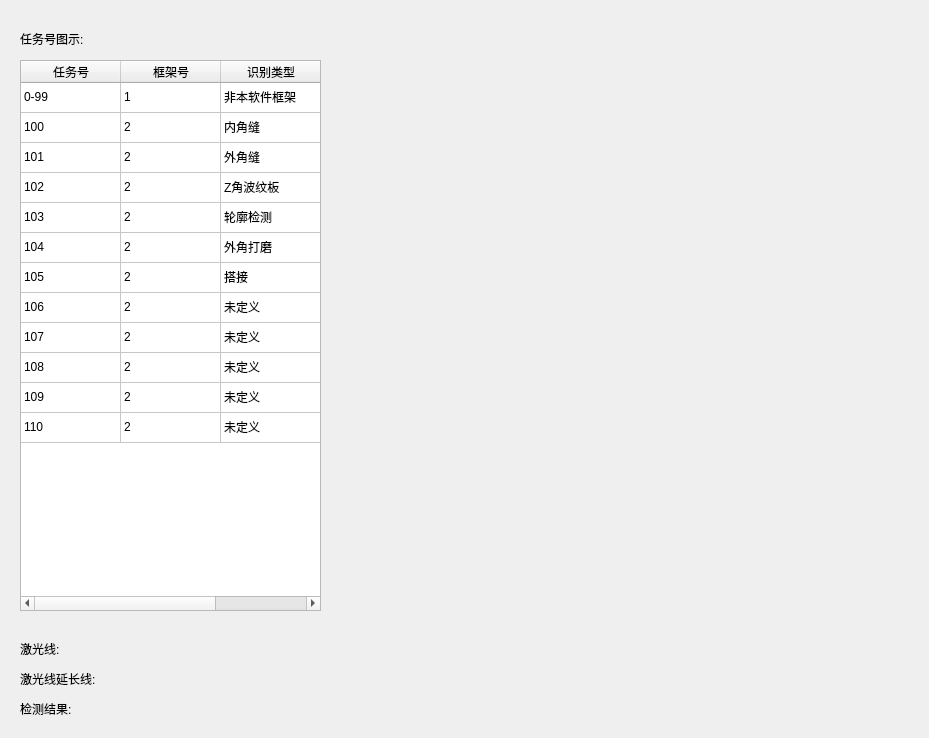
<?xml version="1.0" encoding="UTF-8"?>
<ui version="4.0">
 <class>showtasknumdlg</class>
 <widget class="QDialog" name="showtasknumdlg">
  <property name="geometry">
   <rect>
    <x>0</x>
    <y>0</y>
    <width>929</width>
    <height>738</height>
   </rect>
  </property>
  <property name="windowTitle">
   <string>Dialog</string>
  </property>
  <widget class="QLabel" name="label">
   <property name="geometry">
    <rect>
     <x>20</x>
     <y>30</y>
     <width>161</width>
     <height>17</height>
    </rect>
   </property>
   <property name="text">
    <string>任务号图示:</string>
   </property>
  </widget>
  <widget class="QTableWidget" name="tableWidget">
   <property name="geometry">
    <rect>
     <x>20</x>
     <y>60</y>
     <width>301</width>
     <height>551</height>
    </rect>
   </property>
   <attribute name="verticalHeaderVisible">
    <bool>false</bool>
   </attribute>
   <row>
    <property name="text">
     <string>Task:</string>
    </property>
   </row>
   <row>
    <property name="text">
     <string>Task:</string>
    </property>
   </row>
   <row>
    <property name="text">
     <string>Task:</string>
    </property>
   </row>
   <row>
    <property name="text">
     <string>Task:</string>
    </property>
   </row>
   <row>
    <property name="text">
     <string>Task:</string>
    </property>
   </row>
   <row>
    <property name="text">
     <string>Task:</string>
    </property>
   </row>
   <row>
    <property name="text">
     <string>Task:</string>
    </property>
   </row>
   <row>
    <property name="text">
     <string>Task:</string>
    </property>
   </row>
   <row>
    <property name="text">
     <string>Task:</string>
    </property>
   </row>
   <row>
    <property name="text">
     <string>Task:</string>
    </property>
   </row>
   <row>
    <property name="text">
     <string>Task:</string>
    </property>
   </row>
   <row>
    <property name="text">
     <string>Task:</string>
    </property>
   </row>
   <column>
    <property name="text">
     <string>任务号</string>
    </property>
   </column>
   <column>
    <property name="text">
     <string>框架号</string>
    </property>
   </column>
   <column>
    <property name="text">
     <string>识别类型</string>
    </property>
   </column>
   <item row="0" column="0">
    <property name="text">
     <string>0-99</string>
    </property>
   </item>
   <item row="0" column="1">
    <property name="text">
     <string>1</string>
    </property>
   </item>
   <item row="0" column="2">
    <property name="text">
     <string>非本软件框架</string>
    </property>
   </item>
   <item row="1" column="0">
    <property name="text">
     <string>100</string>
    </property>
   </item>
   <item row="1" column="1">
    <property name="text">
     <string>2</string>
    </property>
   </item>
   <item row="1" column="2">
    <property name="text">
     <string>内角缝</string>
    </property>
   </item>
   <item row="2" column="0">
    <property name="text">
     <string>101</string>
    </property>
   </item>
   <item row="2" column="1">
    <property name="text">
     <string>2</string>
    </property>
   </item>
   <item row="2" column="2">
    <property name="text">
     <string>外角缝</string>
    </property>
   </item>
   <item row="3" column="0">
    <property name="text">
     <string>102</string>
    </property>
   </item>
   <item row="3" column="1">
    <property name="text">
     <string>2</string>
    </property>
   </item>
   <item row="3" column="2">
    <property name="text">
     <string>Z角波纹板</string>
    </property>
   </item>
   <item row="4" column="0">
    <property name="text">
     <string>103</string>
    </property>
   </item>
   <item row="4" column="1">
    <property name="text">
     <string>2</string>
    </property>
   </item>
   <item row="4" column="2">
    <property name="text">
     <string>轮廓检测</string>
    </property>
   </item>
   <item row="5" column="0">
    <property name="text">
     <string>104</string>
    </property>
   </item>
   <item row="5" column="1">
    <property name="text">
     <string>2</string>
    </property>
   </item>
   <item row="5" column="2">
    <property name="text">
     <string>外角打磨</string>
    </property>
   </item>
   <item row="6" column="0">
    <property name="text">
     <string>105</string>
    </property>
   </item>
   <item row="6" column="1">
    <property name="text">
     <string>2</string>
    </property>
   </item>
   <item row="6" column="2">
    <property name="text">
     <string>搭接</string>
    </property>
   </item>
   <item row="7" column="0">
    <property name="text">
     <string>106</string>
    </property>
   </item>
   <item row="7" column="1">
    <property name="text">
     <string>2</string>
    </property>
   </item>
   <item row="7" column="2">
    <property name="text">
     <string>未定义</string>
    </property>
   </item>
   <item row="8" column="0">
    <property name="text">
     <string>107</string>
    </property>
   </item>
   <item row="8" column="1">
    <property name="text">
     <string>2</string>
    </property>
   </item>
   <item row="8" column="2">
    <property name="text">
     <string>未定义</string>
    </property>
   </item>
   <item row="9" column="0">
    <property name="text">
     <string>108</string>
    </property>
   </item>
   <item row="9" column="1">
    <property name="text">
     <string>2</string>
    </property>
   </item>
   <item row="9" column="2">
    <property name="text">
     <string>未定义</string>
    </property>
   </item>
   <item row="10" column="0">
    <property name="text">
     <string>109</string>
    </property>
   </item>
   <item row="10" column="1">
    <property name="text">
     <string>2</string>
    </property>
   </item>
   <item row="10" column="2">
    <property name="text">
     <string>未定义</string>
    </property>
   </item>
   <item row="11" column="0">
    <property name="text">
     <string>110</string>
    </property>
   </item>
   <item row="11" column="1">
    <property name="text">
     <string>2</string>
    </property>
   </item>
   <item row="11" column="2">
    <property name="text">
     <string>未定义</string>
    </property>
   </item>
  </widget>
  <widget class="QLabel" name="labelshow">
   <property name="geometry">
    <rect>
     <x>340</x>
     <y>60</y>
     <width>571</width>
     <height>661</height>
    </rect>
   </property>
   <property name="text">
    <string/>
   </property>
  </widget>
  <widget class="QLabel" name="label_2">
   <property name="geometry">
    <rect>
     <x>20</x>
     <y>640</y>
     <width>61</width>
     <height>17</height>
    </rect>
   </property>
   <property name="text">
    <string>激光线:</string>
   </property>
  </widget>
  <widget class="QLabel" name="label_3">
   <property name="geometry">
    <rect>
     <x>20</x>
     <y>670</y>
     <width>101</width>
     <height>17</height>
    </rect>
   </property>
   <property name="text">
    <string>激光线延长线:</string>
   </property>
  </widget>
  <widget class="QLabel" name="label_4">
   <property name="geometry">
    <rect>
     <x>20</x>
     <y>700</y>
     <width>67</width>
     <height>17</height>
    </rect>
   </property>
   <property name="text">
    <string>检测结果:</string>
   </property>
  </widget>
 </widget>
 <resources/>
 <connections/>
</ui>
